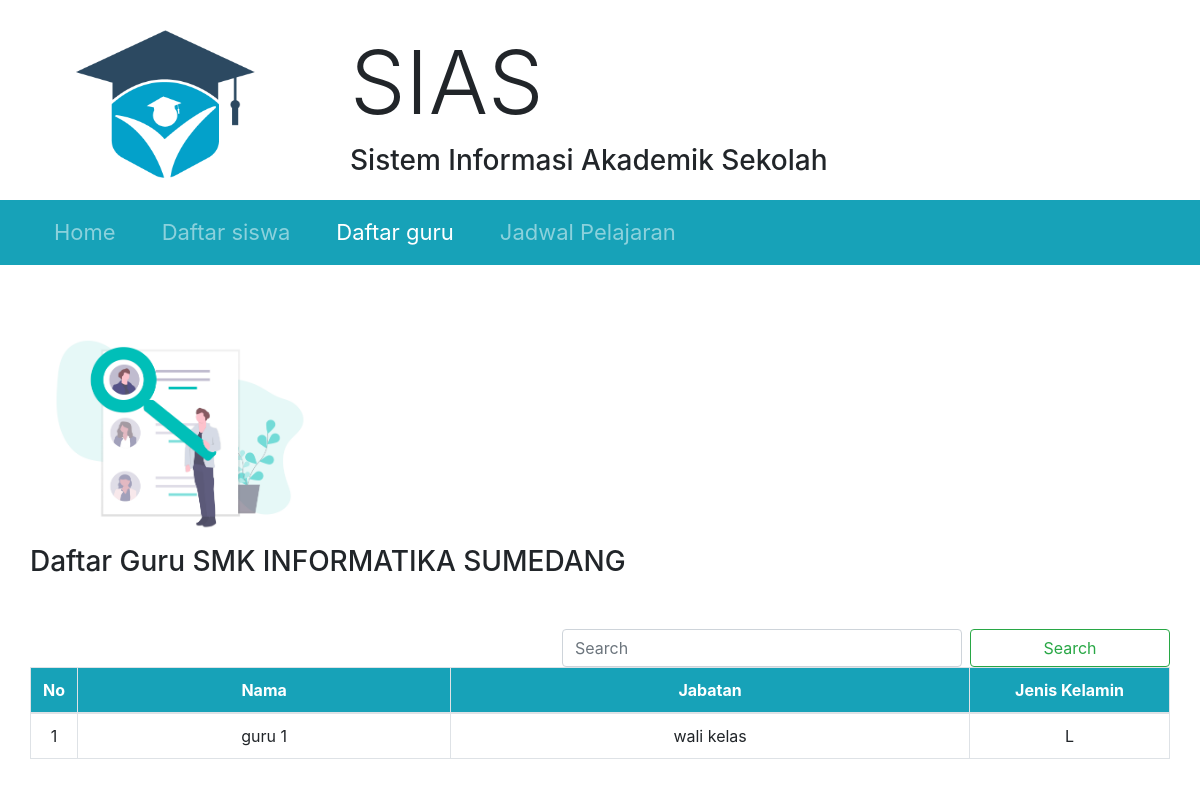
Screenshot of /guru.php with the database file from the repository.
### tables this page shows
CREATE TABLE `guru` (
  `id` int(11) NOT NULL,
  `nama` varchar(225) NOT NULL,
  `jenis_kelamin` varchar(225) NOT NULL,
  `jabatan` varchar(225) NOT NULL,
  `no_hp` varchar(20) NOT NULL,
  `password` varchar(225) NOT NULL
);

### guru.php (the view, shortened to what this page needs)
<?php
include"conn.php";
$ambil_guru="SELECT * FROM guru";
$query= mysqli_query($conn,$ambil_guru);
?>
<html>
<head>
    <link rel="stylesheet" href="css/bootstrap.min.css" >
</head>
<body>
<div class="container" style="height: 80px; margin: 30px 50px; margin-bottom: 90px;">
  	<div class="row">
  		<div class="col-xl-3 col-md-3 col-sm-12">
		  	<img src="img/logo1.png" width="200" height="150">
		  </div>
		  <div class="col-xl-9 col-md-9 col-sm-12">
		    <h1 class="display-2">SIAS</h1>
		    <h3>Sistem Informasi Akademik Sekolah</h3>
		</div>
    </div>
  </div>
<nav class="navbar navbar-expand-lg navbar-dark bg-info" style="font-size: 22px;">
  <div class="collapse navbar-collapse" id="navbarNav">
    <ul class="navbar-nav">
      <li class="nav-item">
        <a class="nav-link" href="index.php">Home <span class="sr-only">(current)</span></a>
      </li>
      <li class="nav-item">
        <a class="nav-link" href="siswa.php">Daftar siswa</a>
      </li>
      <li class="nav-item active">
        <a class="nav-link" href="guru.php">Daftar guru</a>
      </li>
      <li class="nav-item">
        <a class="nav-link" href="jadwal.php">Jadwal Pelajaran</a>
      </li>
    </ul>
  </div>
</nav>
<div class="container" style="padding: 50px 0;">
	<img src="img/sp.png" width="300">
	<h3>Daftar Guru SMK INFORMATIKA SUMEDANG</h3>
<form action="" method="post" style="margin: 50px 0px;">
 	<button class="btn btn-outline-success my-2 my-sm-0" type="submit" name="cari" style="float: right; width: 200px;">Search</button>
 	<input class="form-control mr-sm-2" type="search" name="search" placeholder="Search" aria-label="Search" autocomplete="off" style="width: 400px; float: right;">
</form>
<table class="table table-bordered text-center">
  <thead>
    <tr class="bg-info text-white">
      <th scope="col" width="15">No</th>
      <th scope="col">Nama</th>
      <th scope="col">Jabatan</th>
      <th scope="col" width="200">Jenis Kelamin</th>
    </tr>
  </thead>
  <tbody>
<?php
$i=0;
while ($asosiasi=mysqli_fetch_assoc($query)) {
$data_nama=$asosiasi['nama'];
$jabatan=$asosiasi['jabatan'];
$data_kelamin=$asosiasi['jenis_kelamin'];
++$i;
?>
	<tr>
		<td><?php echo "$i"; ?></td>
		<td><?php echo "$data_nama"; ?></td>
		<td><?php echo "$jabatan"; ?></td>
		<td><?php echo "$data_kelamin"; ?></td>
	</tr>
<?php
}
?>
</tbody>
</table>
</div>
</body>
</html>

### guru.php (style rules this page uses)
body { max-width: 100%; text-align: justify; }
a { margin-left: 30px; }

### rows the page displays
guru: nama "guru 1", jabatan "wali kelas", jenis_kelamin "L"
